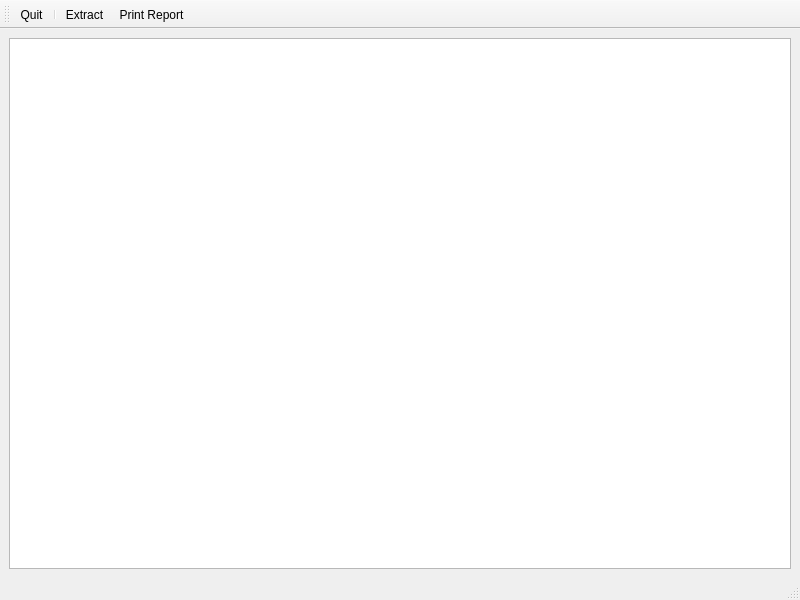
<?xml version="1.0" encoding="UTF-8"?>
<ui version="4.0">
 <class>frmCallHistory</class>
 <widget class="QMainWindow" name="frmCallHistory">
  <property name="geometry">
   <rect>
    <x>0</x>
    <y>0</y>
    <width>800</width>
    <height>600</height>
   </rect>
  </property>
  <property name="windowTitle">
   <string>MainWindow</string>
  </property>
  <widget class="QWidget" name="centralwidget">
   <layout class="QHBoxLayout" name="horizontalLayout">
    <item>
     <widget class="QTableView" name="tableViewCalls"/>
    </item>
   </layout>
  </widget>
  <widget class="QMenuBar" name="menubar">
   <property name="geometry">
    <rect>
     <x>0</x>
     <y>0</y>
     <width>800</width>
     <height>22</height>
    </rect>
   </property>
  </widget>
  <widget class="QStatusBar" name="statusbar"/>
  <widget class="QToolBar" name="toolBar">
   <property name="windowTitle">
    <string>toolBar</string>
   </property>
   <attribute name="toolBarArea">
    <enum>TopToolBarArea</enum>
   </attribute>
   <attribute name="toolBarBreak">
    <bool>false</bool>
   </attribute>
   <addaction name="actionQuit"/>
   <addaction name="separator"/>
   <addaction name="actionExtract"/>
   <addaction name="actionReport"/>
  </widget>
  <action name="actionQuit">
   <property name="icon">
    <iconset resource="../iosbackupexaminer2.qrc">
     <normaloff>:/Images/data/img/exit.png</normaloff>:/Images/data/img/exit.png</iconset>
   </property>
   <property name="text">
    <string>Quit</string>
   </property>
   <property name="toolTip">
    <string>Quit</string>
   </property>
   <property name="shortcut">
    <string>Ctrl+Q</string>
   </property>
  </action>
  <action name="actionExtract">
   <property name="icon">
    <iconset resource="../iosbackupexaminer2.qrc">
     <normaloff>:/Images/data/img/unzip_app.png</normaloff>:/Images/data/img/unzip_app.png</iconset>
   </property>
   <property name="text">
    <string>Extract</string>
   </property>
   <property name="toolTip">
    <string>Extract App</string>
   </property>
   <property name="shortcut">
    <string>Ctrl+E</string>
   </property>
  </action>
  <action name="actionReport">
   <property name="icon">
    <iconset resource="../iosbackupexaminer2.qrc">
     <normaloff>:/Images/data/img/open.png</normaloff>:/Images/data/img/open.png</iconset>
   </property>
   <property name="text">
    <string>Print Report</string>
   </property>
   <property name="toolTip">
    <string>Create HTML Report</string>
   </property>
   <property name="shortcut">
    <string>Ctrl+P</string>
   </property>
  </action>
 </widget>
 <resources>
  <include location="../iosbackupexaminer2.qrc"/>
 </resources>
 <connections>
  <connection>
   <sender>actionQuit</sender>
   <signal>triggered(bool)</signal>
   <receiver>frmCallHistory</receiver>
   <slot>close()</slot>
   <hints>
    <hint type="sourcelabel">
     <x>-1</x>
     <y>-1</y>
    </hint>
    <hint type="destinationlabel">
     <x>399</x>
     <y>299</y>
    </hint>
   </hints>
  </connection>
  <connection>
   <sender>actionExtract</sender>
   <signal>activated()</signal>
   <receiver>frmCallHistory</receiver>
   <slot>extractApp()</slot>
   <hints>
    <hint type="sourcelabel">
     <x>-1</x>
     <y>-1</y>
    </hint>
    <hint type="destinationlabel">
     <x>399</x>
     <y>299</y>
    </hint>
   </hints>
  </connection>
  <connection>
   <sender>actionReport</sender>
   <signal>activated()</signal>
   <receiver>frmCallHistory</receiver>
   <slot>printReport()</slot>
   <hints>
    <hint type="sourcelabel">
     <x>-1</x>
     <y>-1</y>
    </hint>
    <hint type="destinationlabel">
     <x>399</x>
     <y>299</y>
    </hint>
   </hints>
  </connection>
 </connections>
 <slots>
  <slot>extractApp()</slot>
  <slot>printReport()</slot>
 </slots>
</ui>
